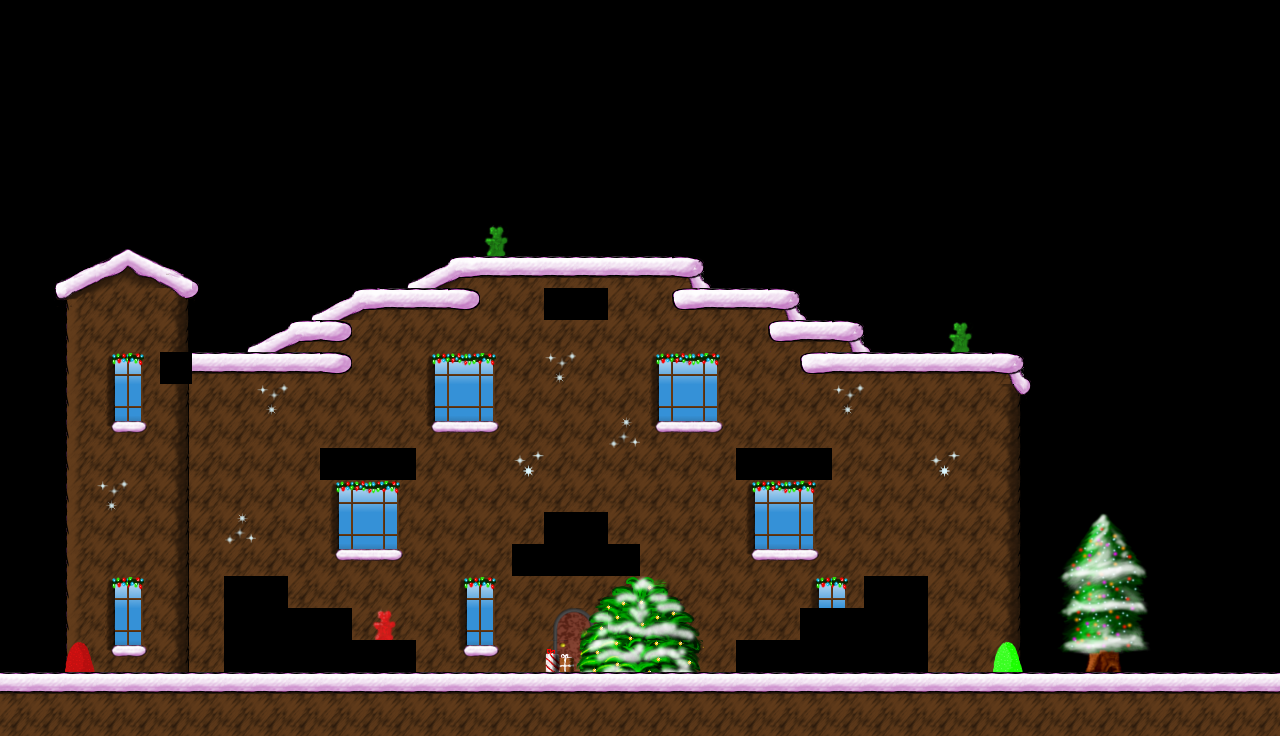

This is a level from a 2D game, rendered from its Tiled map with the project's own tilesets. A one-line summary and the complete map file follow:
An orthogonal 40x23 tile map with 32x32 px tiles, 1 tile layer (Tile Layer 1).

<map version="1.2" tiledversion="1.2.0" orientation="orthogonal" renderorder="right-down" width="40" height="23" tilewidth="32" tileheight="32" infinite="0" nextlayerid="3" nextobjectid="1">
 <tileset firstgid="1" source="tilemap.tsx" />
 <layer id="1" name="Tile Layer 1" width="40" height="23">
  <data encoding="csv">
0,0,0,0,0,0,0,0,0,0,0,0,0,0,0,0,0,0,0,0,0,0,0,0,0,0,0,0,0,0,0,0,0,0,0,0,0,0,0,0,
0,0,0,0,0,0,0,0,0,0,0,0,0,0,0,516,517,518,519,520,0,0,0,0,0,0,0,0,0,0,0,0,0,0,0,0,0,0,0,0,
0,0,0,0,0,0,0,0,0,0,0,0,0,0,0,580,3089,3090,3091,584,0,0,0,0,0,0,0,0,0,0,0,0,0,0,0,0,0,0,0,0,
0,0,0,0,0,0,0,0,0,0,0,0,0,0,0,644,645,646,647,648,0,0,0,0,0,0,0,0,0,0,0,0,0,516,517,518,519,520,0,0,
0,0,0,0,0,0,0,0,0,0,0,0,0,0,0,0,0,0,0,0,0,0,0,0,0,0,0,0,0,0,0,0,0,580,3089,3090,3091,584,0,0,
0,0,0,0,0,0,0,0,0,0,0,0,0,0,0,0,0,0,0,0,0,0,0,0,0,0,0,0,0,0,0,0,0,644,645,646,647,648,0,0,
0,0,0,0,0,0,0,0,0,0,0,0,0,0,0,0,0,0,0,0,0,0,0,0,0,0,0,0,0,0,0,0,0,0,0,0,0,0,0,0,
0,0,0,1653,1654,0,0,0,0,0,0,0,0,0,0,2298,0,0,0,0,0,0,0,0,0,0,0,0,0,0,0,0,0,0,0,0,0,0,0,0,
0,1715,1716,1717,1718,1719,1720,0,0,0,0,0,1715,1716,3214,3212,3212,3212,3212,3212,3212,3215,1596,0,0,0,0,0,0,0,0,0,0,0,0,0,0,0,0,0,
0,1779,1780,1651,1459,1783,1784,0,0,1715,1716,3214,3212,3212,3149,1459,1459,2609,2610,1459,1459,3147,3212,3212,3215,1596,0,0,0,0,0,0,0,0,0,0,0,0,0,0,
0,0,1587,1459,1459,1523,0,1715,1716,3214,3149,1459,1459,1459,1459,1459,1459,1459,1459,1459,1459,1459,1459,1459,3147,3212,3215,1596,0,2299,2300,0,0,0,0,0,0,0,0,0,
0,0,1587,2040,2042,579,3212,3212,3212,3212,3149,1459,1459,2040,2041,2042,1459,1976,1459,1459,2040,2041,2042,1459,1459,3147,3212,3212,3212,3212,3212,3215,1596,0,0,0,0,0,0,0,
0,0,1587,1524,1526,2103,1459,1459,1976,1459,1459,1459,1459,1524,1525,1526,1459,1459,1459,1459,1524,1525,1526,1459,1459,1459,1976,1459,1459,1459,1459,1723,1660,0,0,0,0,0,0,0,
0,0,1587,1588,1590,2103,1459,1459,1459,1459,1459,1459,1459,1588,1589,1590,1459,1459,1459,1912,1588,1589,1590,1459,1459,1459,1459,1459,1459,1459,1459,1523,0,0,0,0,0,0,0,0,
0,0,1587,1459,1459,2103,1459,1459,1459,1459,3348,3348,3348,1459,1459,1459,1848,1459,1459,1459,1459,1459,1459,3348,3348,3348,1459,1459,1459,1848,1459,1523,0,0,0,0,0,0,0,0,
0,0,1587,1976,1459,2103,1459,1459,1459,1459,2040,2041,2042,1459,1459,1459,1459,1459,1459,1459,1459,1459,1459,2040,2041,2042,1459,1459,1459,1459,1459,1523,0,0,0,0,0,0,0,0,
0,0,1587,1459,1459,2103,1459,1912,1459,1459,1524,1525,1526,1459,1459,1459,1459,3150,3151,1459,1459,1459,1459,1524,1525,1526,1459,1459,1459,1459,1459,1523,0,1905,1906,1907,0,0,0,0,
0,0,1587,1459,1459,2103,1459,1459,1459,1459,1588,1589,1590,1459,1459,1459,3150,3151,3150,3151,1459,1459,1459,1588,1589,1590,1459,1459,1459,1459,1459,1523,0,1969,1970,1971,0,0,0,0,
0,0,1587,2040,2042,2103,1459,3150,3151,1459,1459,1459,1459,1459,2040,2042,1459,1459,1789,1790,1791,1792,1459,1459,1459,2040,2042,3150,3151,1459,1459,1523,0,2033,2034,2035,0,0,0,0,
0,0,1587,1524,1526,2103,1459,3150,3151,3218,3219,2232,2233,1459,1524,1526,1459,1277,1276,1854,1855,1856,1459,1459,1459,3218,3219,3150,3151,1459,1459,1523,0,2097,2098,2099,0,3207,0,0,
0,0,2227,1588,1590,2103,1459,3150,3151,3154,3155,3218,3219,1459,1588,1590,1459,1529,1340,1918,1919,1920,1459,3154,3155,3154,3155,3150,3151,1459,1459,2228,0,2161,2162,2163,3208,3207,3207,0,
3212,3212,3212,3212,3212,3212,3212,3212,3212,3212,3212,3212,3212,3212,3212,3212,3212,3212,3212,3212,3212,3212,3212,3212,3212,3212,3212,3212,3212,3212,3212,3212,3212,3212,3212,3212,3212,3212,3212,3212,
3276,3276,3276,3276,3276,3276,3276,3276,3276,3276,3276,3276,3276,3276,3276,3276,3276,3276,3276,3276,3276,3276,3276,3276,3276,3276,3276,3276,3276,3276,3276,3276,3276,3276,3276,3276,3276,3276,3276,3276
</data>
 </layer>
</map>
